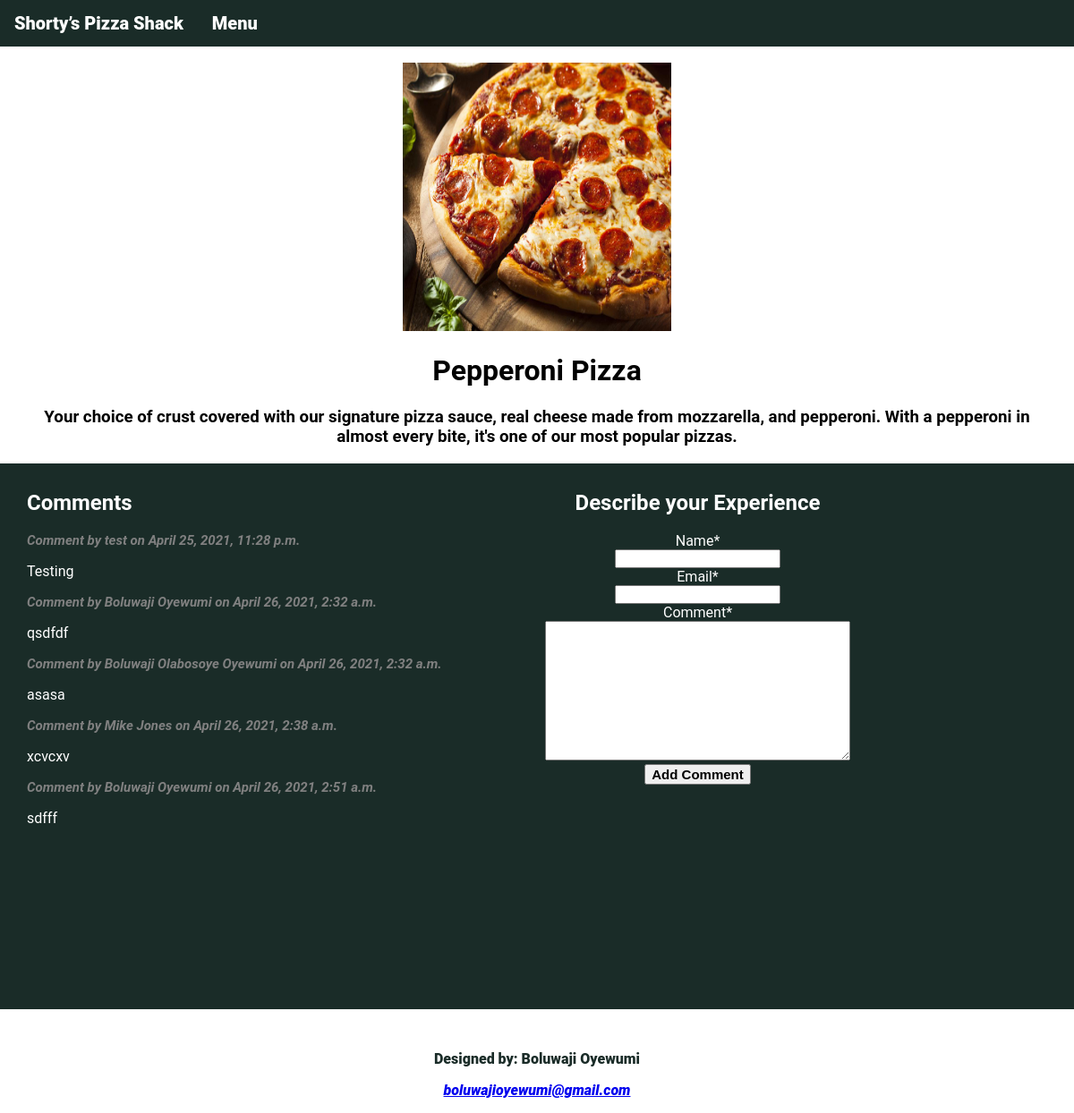
The page /pizzas/1 on the database its author committed.
### pizzas/models.py (models this page shows, shortened)
class Pizza(models.Model):
    name = models.CharField(max_length=200)
    image = models.ImageField(blank=True, null=True)
    def __str__(self):
        return self.name

class Topping(models.Model):
    pizza = models.ForeignKey(Pizza, on_delete=models.CASCADE)
    name = models.TextField()

class Comment(models.Model):
    pizza = models.ForeignKey(Pizza, on_delete=models.CASCADE, related_name="comments")
    name = models.CharField(max_length=80)
    email = models.EmailField()
    comment = models.TextField()
    created = models.DateTimeField(default=timezone.now)
    updated = models.DateTimeField(default=timezone.now)
    active = models.BooleanField(default=True)
    class Meta:
        ordering = ("created",)

### pizzas/views.py (the view, shortened to what this page needs)
# urls.py: path("pizzas/<int:pizza_id>", views.pizza, name="pizza"),
def pizza(request, pizza_id):
    pizza = Pizza.objects.get(id=pizza_id)
    toppings = pizza.topping_set.order_by("name")
    comments = pizza.comments.filter(active=True)
    new_comment = None
    if request.method != "POST":
        comment_form = CommentForm()
    context = {
        "pizza": pizza,
        "toppings": toppings,
        "comments": comments,
        "new_comment": new_comment,
        "comment_form": comment_form,
    }
    return render(request, "pizzas/pizza.html", context)

### pizzas/forms.py
class CommentForm(forms.ModelForm):
    class Meta:
        model = Comment
        fields = ("name", "email", "comment")

### pizzas/templates/pizzas/pizza.html (shortened to what this page needs)
{% extends 'pizzas/base.html' %}
{% block content %}
<div style="padding-top: 60px;
padding-bottom: 30px; text-align: center; font-family: Roboto, sans-serif;">
<img src="{{pizza.image.url}}" alt=""
style="height: 300px; width: 300px; padding-top: 10px;">
<h1>{{ pizza }}</h1>
    {% for topping in toppings %}
    <h3 style="padding-left: 30px; padding-right: 30px;">
        {{topping.name}}
    </h3>
    {% empty %}
    <h3>More details on this pizza will be provided soon</h3>
    {% endfor %}
<div style="background-color: #1a2c28; height: 600px; color: white; padding-top: 10px;">
    <div style="float: left; text-align: left; padding-left: 30px;">
    <h2>Comments</h2>
    {% for comment in comments %}
      <p style="font-weight:bold; font-size: 15px; font-style: italic; color: grey;">
        Comment by {{ comment.name }} on
        {{ comment.created }}
      </p>
      {{ comment.comment|linebreaks }}
    {% empty %}
        <p>There are no comments yet.</p>
    {% endfor %}
    </div>
    <div style="float: right; padding-right: 250px;">
    {% load crispy_forms_tags %}
        <h2>Describe your Experience</h2>
        <form action="{% url 'pizzas:pizza' pizza.id %}" method="post">
            {{ comment_form | crispy }}
        <button name="submit" style="font-size: 15px; font-weight: bolder;">Add Comment</button>
        </form>
    </div>
</div>
</div>
<footer style="  text-align: center;
padding: 0px;
background-color: white;
font-family: Roboto Black,sans-serif;
color: #1a2c28;">
    <p>Designed by: Boluwaji Oyewumi</p>
    <p style="font-style: italic;"><a href="mailto:boluwajioyewumi@gmail.com">boluwajioyewumi@gmail.com</a></p>
</footer>
{% endblock content%}

### pizzas/static/navbar.css (style rules this page uses)
.main { margin: 0; }

### rows shown on the page
Pizza: image (picture), name "Pepperoni Pizza"
Topping: name "Your choice of crust covered with our signature pizza sauce, real cheese made from mozzarella, and pepperoni. With a pepperoni in almost every bite, it's one of our most popular pizzas."
Comment: name "test", created "April 25, 2021, 11:28 p.m.", comment "Testing"
Comment: name "Boluwaji Oyewumi", created "April 26, 2021, 2:32 a.m.", comment "qsdfdf"
Comment: name "Boluwaji Olabosoye Oyewumi", created "April 26, 2021, 2:32 a.m.", comment "asasa"
Comment: name "Mike Jones", created "April 26, 2021, 2:38 a.m.", comment "xcvcxv"
Comment: name "Boluwaji Oyewumi", created "April 26, 2021, 2:51 a.m.", comment "sdfff"
